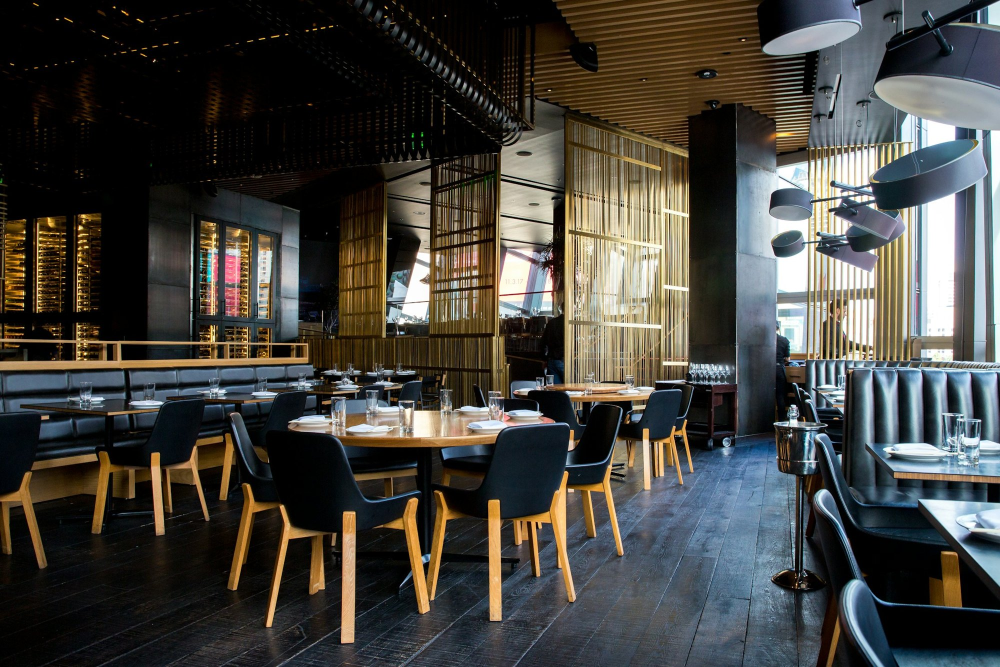
#> input picture social-video/assets/founding/quiet-hour.jpg, 2000 x 1334 px (shown at 1/2 size)
$ python founding_video.py
#> lines starting #> are read from the running program, lines starting #| are printed output that depends on the picture
### social-video/daily.py
#!/usr/bin/env python3
"""The day's SocialPerks video for the social profile, rendered from scratch.

    python3 daily.py                      # today, Spanish and English
    python3 daily.py --date 2026-10-20    # any day; the same day always renders the same video
    python3 daily.py --lang es --out /tmp/videos

Writes, under --out/<date>/: socialperks-<date>-<lang>.mp4 (1080x1920, 30 fps,
H.264 and AAC, 25 to 29 seconds), a cover JPEG per language and caption.txt
with the text to paste under the post in both languages.

Every video explains the whole idea, whatever the day's format: the hour that
does not fill, the small gift put on it, the customer who shares a Story or
sends a message, the friend who comes in and shows a code at the counter, and
what that brought. The format decides the opening and the order around it.

What it says comes from episodes.py. Everything is drawn here with Pillow,
frame by frame from the time alone, and encoded with ffmpeg. The pace is the
apps' own (the owner, 25 October: faster, more dynamic, "la gente vuole
dinamismo"; then, on 15 and 21 seconds, "va capito"): words and cards
land half again as fast as they used to, each scene then holds long enough
to be read, cuts fall on a 120 BPM grid, the
frame never stands still, and each cut whips or punches in.
There is no music in the file, only a whoosh into each cut: the owner adds
the trending sound in Instagram or TikTok. `--music` puts the original beat
back. Nothing to install beyond Python 3 with Pillow and numpy, and ffmpeg:
the daily run starts in a fresh machine.
"""

from __future__ import annotations

import argparse
import datetime as dt
import math
import os
import subprocess
import sys
import urllib.request
import wave

import numpy as np
from PIL import Image, ImageDraw, ImageFilter, ImageFont, ImageOps

sys.path.insert(0, os.path.dirname(os.path.abspath(__file__)))
import episodes as E  # noqa: E402

HERE = os.path.dirname(os.path.abspath(__file__))
W, H, FPS = 1080, 1920, 30
DISPLAY = os.path.join(HERE, "fonts", "InterTight-latin.ttf")
BODY = os.path.join(HERE, "fonts", "Inter-latin.ttf")
MARK = os.path.join(HERE, "assets", "mark.png")
LEFT = 90
TEXT_W = W - 2 * LEFT

# The brand's own colours (socialperks globals.css): ink, signal, the Story
# ring's pink and yellow, paper.
INK = (21, 22, 27)
SIGNAL = (58, 43, 224)
PINK = (223, 73, 150)
YELLOW = (253, 196, 104)
VIOLET = (139, 128, 255)
PAPER = (246, 241, 234)
WHITE = (255, 255, 255)
GREEN = (28, 160, 104)
PALETTES = [
    dict(bg=(13, 13, 18), fg=WHITE, hl=SIGNAL, hl_text=WHITE, acc=YELLOW, sub=(184, 184, 200), blob=(SIGNAL, PINK)),
    dict(bg=SIGNAL, fg=WHITE, hl=YELLOW, hl_text=INK, acc=YELLOW, sub=(222, 218, 255), blob=(PINK, VIOLET)),
    dict(bg=PAPER, fg=INK, hl=YELLOW, hl_text=INK, acc=SIGNAL, sub=(96, 96, 108), blob=(YELLOW, PINK)),
    dict(bg=PINK, fg=WHITE, hl=INK, hl_text=WHITE, acc=YELLOW, sub=(255, 228, 242), blob=(YELLOW, SIGNAL)),
    dict(bg=INK, fg=WHITE, hl=PINK, hl_text=WHITE, acc=VIOLET, sub=(176, 176, 188), blob=(PINK, SIGNAL)),
]

# Where the link sticker sits on each customer photo, clear of the subject
# (the product's story-examples.ts, badgeTop).
STICKER_Y = dict(barber=0.82, salon=0.22, nails=0.70, gym=0.82, wellness=0.84, tattoo_studio=0.30, physio=0.20,
                 hotel=0.30, restaurant=0.64, bar=0.74, cocktail_bar=0.24, pizzeria=0.72, cafe=0.76, brunch=0.66,
                 ice_cream=0.28)

# The 9:16 window the product's own crop of a photo shows (src/assets/stories),
# where it differs from the middle: how far across it is centred, and how much
# of the top it leaves out (the cocktail without the face above it).
STORY_FRAME = dict(barber=(0.30, 0.0), cocktail_bar=(0.543, 0.143))

# ----------------------------------------------------------------- basics

_fonts: dict = {}


def font(size: int, weight: int = 800, path: str = DISPLAY) -> ImageFont.FreeTypeFont:
    key = (path, size, weight)
    if key not in _fonts:
        f = ImageFont.truetype(path, size)
        f.set_variation_by_axes([weight])
        _fonts[key] = f
    return _fonts[key]


def clamp(x: float, lo: float = 0.0, hi: float = 1.0) -> float:
    return lo if x < lo else hi if x > hi else x


def ease_out(x: float) -> float:
    x = clamp(x)
    return 1 - (1 - x) ** 3


def ease_in_out(x: float) -> float:
    x = clamp(x)
    return 4 * x ** 3 if x < 0.5 else 1 - (-2 * x + 2) ** 3 / 2


# [5 lines left out: function ease_back, not called in this run]


def prog(t: float, start: float, dur: float) -> float:
    return clamp((t - start) / dur) if dur > 0 else float(t >= start)


# [64 lines left out: functions paste, scaled, paste_scaled, rounded, shadowed, photo, not called in this run]


def cover(img: Image.Image, w: int, h: int, focus=(0.5, 0.45)) -> Image.Image:
#> called with w = 1209, h = 2150, focus = (0.5, 0.5)
    r = max(w / img.width, h / img.height)
#> r = 1.61
    im = img.resize((math.ceil(img.width * r), math.ceil(img.height * r)), Image.LANCZOS)
    x = int(clamp(focus[0] * im.width - w / 2, 0, im.width - w))
#> x = 1007
    y = int(clamp(focus[1] * im.height - h / 2, 0, im.height - h))
#> y = 0
    return im.crop((x, y, x + w, y + h))
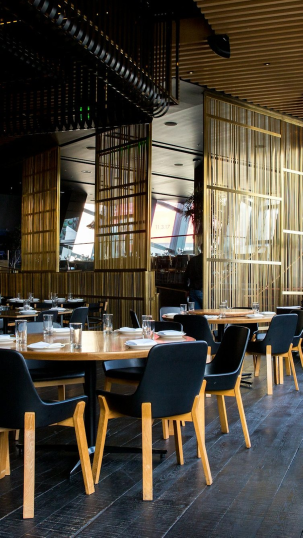
#> returned value: PIL image 1209x2150 RGB (shown at 1/4 size); mean R, G, B 78.4, 71.2, 59.1


# [18 lines left out: functions story_frame, fallback_photo, not called in this run]


class KenBurns:
    """A photo that fills the screen and drifts slowly closer."""

    def __init__(self, img: Image.Image, zoom=(1.0, 1.09), focus=(0.5, 0.45), dark: float = 0.0, blur: int = 0):
        base = cover(img, int(W * 1.12), int(H * 1.12), focus)
#> img is the input picture: PIL image 2000x1334 RGB; mean R, G, B 68.7, 67.2, 62.3
        if blur:
            base = base.filter(ImageFilter.GaussianBlur(blur))
        if dark:
            base = Image.blend(base, Image.new("RGB", base.size, (8, 8, 14)), dark)
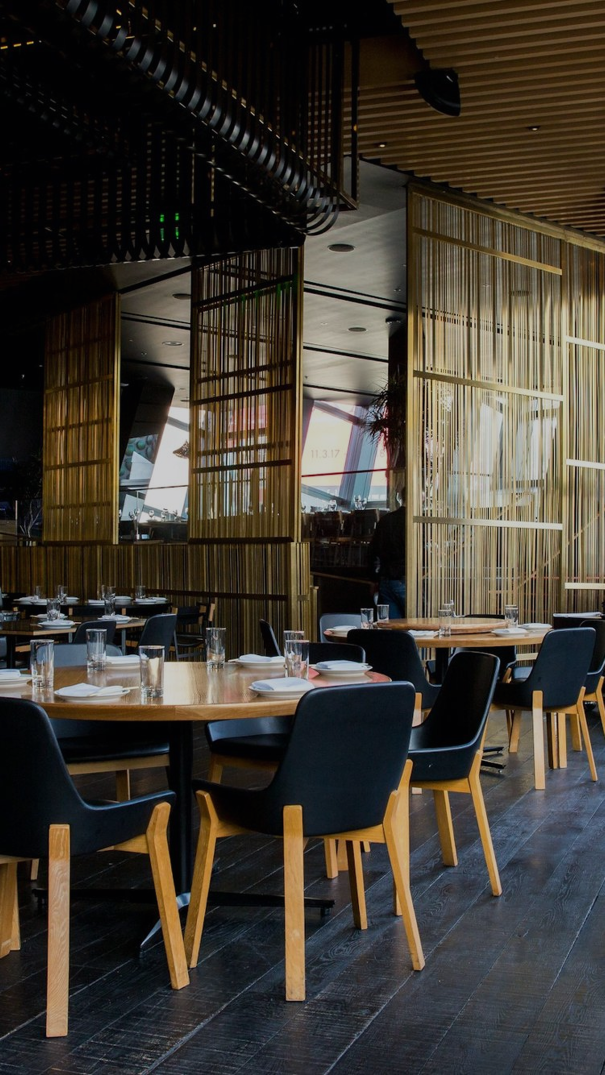
#> base: PIL image 1209x2150 RGB (shown at 1/2 size); mean R, G, B 63.9, 58.1, 49.6
        self.base = base
        self.zoom = zoom
#> self.zoom = (1, 1.1)

    # [6 lines left out: function frame, not called in this run]


class Backdrop:
    """The day's colour, with two soft blobs of the Story ring drifting under it."""

    # [15 lines left out: functions __init__, frame, not called in this run]


# ----------------------------------------------------------------- text

def parse(text: str):
    """Words, each marked highlighted or not; `*...*` marks the highlight."""
    words, hl = [], False
    for raw in text.split(" "):
        if not raw:
            continue
        starts = raw.startswith("*")
        ends = raw.endswith("*") or raw.endswith("*.") or raw.endswith("*,") or raw.endswith("*?") or raw.endswith("*!")
        word = raw.replace("*", "")
        on = hl or starts
        words.append((word, on))
        if starts:
            hl = True
        if ends:
            hl = False
    return words


class Words:
    """A paragraph laid out once, drawn word by word."""

    def __init__(self, text, size_max, size_min, max_w, max_h, weight=800, path=DISPLAY, color=WHITE,
                 hl=None, hl_text=None, align="left", leading=1.06, max_lines=6):
        words = parse(text)
        size = size_max
        while True:
            f = font(size, weight, path)
            lines = self._wrap(words, f, max_w)
            lh = int(size * leading)
            # A single long word ("recomendación?") must fit the width too.
            fits = all(f.getlength(w) <= max_w for w, _ in words)
            if (fits and len(lines) * lh <= max_h and len(lines) <= max_lines) or size <= size_min:
                break
            size -= 4
        self.font, self.size, self.lh = f, size, lh
        space = f.getlength(" ")
        self.items = []
        self.bars = []
        y = 0
        widest = 0
        for line in lines:
            lw = sum(f.getlength(w) for w, _ in line) + space * (len(line) - 1)
            widest = max(widest, lw)
            x = (max_w - lw) / 2 if align == "center" else 0
            run = None
            for i, (w, on) in enumerate(line):
                ww = f.getlength(w)
                self.items.append(dict(word=w, x=x, y=y, w=ww, hl=on))
                if on:
                    if run is None:
                        run = [x, x + ww]
                    else:
                        run[1] = x + ww
                if (not on or i == len(line) - 1) and run is not None:
                    self.bars.append(dict(x0=run[0], x1=run[1], y=y, last=len(self.items) - (1 if on else 2)))
                    run = None
                x += ww + space
            y += lh
        self.height = y
        self.width = widest
        pad = int(size * 0.16)
        self.pad = pad
        for item in self.items:
            colour = (hl_text or color) if item["hl"] and hl else color
            im = Image.new("RGBA", (int(item["w"]) + 8, int(size * 1.35)), (0, 0, 0, 0))
            ImageDraw.Draw(im).text((2, 0), item["word"], font=f, fill=colour)
            item["sprite"] = im
        self.hl = hl

    # [86 lines left out: functions _wrap, draw, text_sprite, on, pill, mark, not called in this run]


def link_glyph(d: ImageDraw.ImageDraw, x, y, s, color, width):
    d.rounded_rectangle((x, y + s * 0.25, x + s * 0.62, y + s * 0.62), s * 0.18, outline=color, width=width)
    d.rounded_rectangle((x + s * 0.38, y + s * 0.38, x + s, y + s * 0.75), s * 0.18, outline=color, width=width)


# [52 lines left out: functions step_chip, wrap_lines, ring_gradient, camera_glyph, not called in this run]


def chat_glyph(d: ImageDraw.ImageDraw, cx, cy, s, color, width):
    d.ellipse((cx - s / 2, cy - s * 0.42, cx + s / 2, cy + s * 0.38), outline=color, width=width)
    d.line((cx - s * 0.3, cy + s * 0.28, cx - s * 0.42, cy + s * 0.48, cx - s * 0.1, cy + s * 0.37), fill=color, width=width, joint="curve")


# ----------------------------------------------------------------- scenes

class Ctx:
    # [13 lines left out: function __init__, not called in this run]

    def t(self, es, en):
        return es if self.lang == "es" else en

    def fill(self, text):
        return E.fill(text, self.cat, self.lang)


# [351 lines left out: functions scene_hook, scene_story, code_card, scene_friend, bubble, link_card and 6 more, not called in this run]


WEEKDAYS = dict(
    es=["lunes", "martes", "miércoles", "jueves", "viernes", "sábado", "domingo"],
    en=["Monday", "Tuesday", "Wednesday", "Thursday", "Friday", "Saturday", "Sunday"],
)
LETTERS = dict(es="LMXJVSD", en="MTWTFSS")


# [179 lines left out: functions scene_offer, way_card, scene_two_ways, scene_punch, scene_cta, not called in this run]


# How much faster than written each scene's words and cards land, and how
# much shorter than written each scene stays. The owner, 25 October: 32
# seconds was slow, 15 too quick to be understood, 21 still "troppo
# veloce". So the words land half again as fast as written, and each scene
# holds a little less than written: about 27 seconds in all, every cut
# still a whip or a punch.
PACE = dict(hook=1.3, punch=1.4, cta=1.3)
QUICK = 1.5
LENGTH = dict(hook=1.0, punch=1.1, cta=1.05)
SHORTER = 1.15
# Cuts land on a 120 BPM grid, the tempo most trending sounds sit near, so
# the owner's sound lines up with them without editing.
GRID = 0.25


# [68 lines left out: functions quick, timeline, _story, watermark, push, smear, not called in this run]


WHIP = 0.2   # a whip pan between two scenes, in seconds
PUNCH = 0.18  # a punch-in on a cut


# [400 lines left out: functions transition, render, whooshes, groove, music, caption and 1 more, not called in this run]


# [2 lines that do not run on import are left out]

### social-video/founding_video.py
#!/usr/bin/env python3
"""The Founding Partner video: about three minutes, in Catalan and Spanish.

    python3 founding_video.py --out /tmp/founding            # both
    python3 founding_video.py --out /tmp/founding --lang ca  # one

For the Barcelona venues that signed a letter of intent before SocialPerks
joined EWorks (the owner, 17 October): explained so that anybody follows it,
with music and nothing rough. Six parts: the empty hour, the idea, how it
works in four steps, what the owner sees, what a Founding Partner gets, and
how to start: with the QR on the venue's own sheet. The Founding Partner part
speaks to the owner as a person, not as a customer (the owner, 17 October):
a gift for trusting us from the start, 0 € for good where everyone else pays
49 € a month, theirs whether they use it or not; and we make them known
among Esade's students and the young people of Barcelona. Questions go to
the owner's WhatsApp, never to an email. Each venue has its own single-use
sign-up link (socialperks docs/sales/founding-partner), so the video shows
none: this repository is public.

Drawn with daily.py's and lead_kit.py's tools over the product's own screens,
captured in each language (assets/founding/<lang>).
"""

from __future__ import annotations

import argparse
import os

from PIL import Image, ImageDraw

import daily as D
import lead_kit as K
from daily import W, H, LEFT, TEXT_W, WHITE, INK, SIGNAL, YELLOW, PALETTES

HERE = os.path.dirname(os.path.abspath(__file__))
ASSETS = os.path.join(HERE, "assets", "founding")
DARK, BLUE, PAPER, ROSE, NIGHT = PALETTES

COPY = {
    "ca": {
        "file": "SocialPerks_Founding_Partner_CAT",
        "step": "Pas",
        "scenes": [
            ("photo", "Dimarts, 17:00", "Les taules parades. I no entra *ningú*."),
            ("say", "Cada setmana tens hores així. I el lloguer el pagues *igualment*.", DARK),
            ("week", "SocialPerks *veu* les hores que no s'omplen."),
            ("say", "La solució no és més publicitat. Són els *teus clients*.", BLUE),
            ("stories", "Avui tothom es passa enllaços. *Stories*, WhatsApp, grups."),
            ("chapter", "Com funciona", "Quatre passos. *Res de complicat.*", DARK),
            ("step", 1, "Marques les hores *fluixes*. Per exemple, el dimarts a la tarda.", "week-a"),
            ("gifts", 2, "Tries un *detall petit*.", ["Un cafè", "Un vermut", "Unes postres"]),
            ("step", 3, "El client escaneja el teu QR i *comparteix* el seu enllaç.", "qr-scan"),
            ("story", "En una Story o per WhatsApp, marcat com a *publicitat*."),
            ("step", 4, "El seu amic *reserva* i ve a aquella hora.", "qr-gift"),
            ("counter", "Al local escaneges el seu codi i li dones el *detall*. Sense escriure res."),
            ("say", "Un regal, *una vegada*. Ni més ni menys.", BLUE),
            ("chapter", "Què veus tu", "Tot, des del *mòbil*.", NIGHT),
            ("card", "Qui ha vingut i *de part de qui*.", "results"),
            ("card", "Et preparem les *Stories* i les publicacions.", "content"),
            ("say", "Ho calculem tot perquè et surti *a compte*. El detall costa poc. Aquella hora, si no, estaria buida.", DARK),
            ("grid", "Per a *qualsevol* local.", ["Restaurants", "Bars", "Cafeteries", "Pizzeries", "Perruqueries", "Tatuatges"]),
            ("chapter", "Founding Partner", "Vas creure en nosaltres *abans que ningú*.", BLUE),
            ("say", "Per això et volem fer un *regal*.", NIGHT),
            ("compare", ("Els altres locals", "49 €", "al mes"), ("Tu", "0 €", "Per sempre.")),
            ("say", "L'utilitzis o no, és *teu*. Per sempre.", BLUE),
            ("facts", "Sense lletra petita:", ["Sense targeta", "Sense contracte", "El teu enllaç no caduca"]),
            ("say", "Volem començar amb gent *com tu*.", NIGHT),
            ("say", "Et donarem a conèixer entre els *estudiants d'Esade* i la gent jove de Barcelona. I sortiràs al nostre web.", DARK),
            ("start", "L'actives en *5 minuts*.", ["Escaneja el QR del teu document", "Omple les dades del local", "Posa el teu QR al local"]),
            ("say", "Dubtes? Escriu-me per *WhatsApp*. Ja tens el meu número.", BLUE),
            ("end", "Registra't *gratis*.", "Amb el QR del teu document.", "Només per al teu local · Sense targeta"),
        ],
    },
    "es": {
        "file": "SocialPerks_Founding_Partner",
        "step": "Paso",
        "scenes": [
            ("photo", "Martes, 17:00", "Las mesas puestas. Y no entra *nadie*."),
            ("say", "Cada semana tienes horas así. Y el alquiler lo pagas *igual*.", DARK),
            ("week", "SocialPerks *ve* las horas que no se llenan."),
            ("say", "La solución no es más publicidad. Son *tus clientes*.", BLUE),
            ("stories", "Hoy todo el mundo se pasa enlaces. *Stories*, WhatsApp, grupos."),
            ("chapter", "Cómo funciona", "Cuatro pasos. *Nada complicado.*", DARK),
            ("step", 1, "Marcas tus horas *flojas*. Por ejemplo, el martes por la tarde.", "week-a"),
            ("gifts", 2, "Eliges un *detalle pequeño*.", ["Un café", "Un vermut", "Un postre"]),
            ("step", 3, "El cliente escanea tu QR y *comparte* su enlace.", "qr-scan"),
            ("story", "En una Story o por WhatsApp, marcado como *publicidad*."),
            ("step", 4, "Su amigo *reserva* y viene a esa hora.", "qr-gift"),
            ("counter", "En el local escaneas su código y le das el *detalle*. Sin escribir nada."),
            ("say", "Un regalo, *una vez*. Ni más ni menos.", BLUE),
            ("chapter", "Qué ves tú", "Todo, desde el *móvil*.", NIGHT),
            ("card", "Quién ha venido y *de parte de quién*.", "results"),
            ("card", "Te preparamos las *Stories* y los posts.", "content"),
            ("say", "Lo calculamos todo para que te salga *a cuenta*. El detalle cuesta poco. Esa hora, si no, estaría vacía.", DARK),
            ("grid", "Para *cualquier* local.", ["Restaurantes", "Bares", "Cafeterías", "Pizzerías", "Peluquerías", "Tatuajes"]),
            ("chapter", "Founding Partner", "Creíste en nosotros *antes que nadie*.", BLUE),
            ("say", "Por eso te queremos hacer un *regalo*.", NIGHT),
            ("compare", ("Los demás locales", "49 €", "al mes"), ("Tú", "0 €", "Para siempre.")),
            ("say", "Lo uses o no, es *tuyo*. Para siempre.", BLUE),
            ("facts", "Sin letra pequeña:", ["Sin tarjeta", "Sin contrato", "Tu enlace no caduca"]),
            ("say", "Queremos empezar con gente *como tú*.", NIGHT),
            ("say", "Te daremos a conocer entre los estudiantes de *Esade* y la gente joven de Barcelona. Y saldrás en nuestra web.", DARK),
            ("start", "Lo activas en *5 minutos*.", ["Escanea el QR de tu documento", "Rellena los datos del local", "Pon tu QR en el local"]),
            ("say", "¿Dudas? Escríbeme por *WhatsApp*. Ya tienes mi número.", BLUE),
            ("end", "Regístrate *gratis*.", "Con el QR de tu documento.", "Solo para tu local · Sin tarjeta"),
        ],
    },
}

# ----------------------------------------------------------------- pictures


def load(lang, name):
    for path in (os.path.join(ASSETS, lang, name), os.path.join(ASSETS, name)):
        for ext in ("", ".png", ".jpg"):
            if os.path.exists(path + ext):
                return Image.open(path + ext).convert("RGBA")
    raise FileNotFoundError(name)


def card(lang, name, w, radius=0.05, shadow=True):
    im = K.round_corners(K.fit_w(load(lang, name), w), int(w * radius))
    return D.shadowed(im, blur=30, offset=18, opacity=115) if shadow else im


def phone(lang, name, w):
    """The owner's week on the homepage phone, its lower half fading out."""
    return D.shadowed(K.fit_w(load(lang, name), w), blur=34, offset=22, opacity=120)


# [6 lines left out: function tile, not called in this run]


# ----------------------------------------------------------------- scenes


def scene_photo(eyebrow, text, dur=8.0):
    """The quiet hour: an empty dining room, drifting closer, the words over it."""
    bg = D.KenBurns(load("", "quiet-hour.jpg").convert("RGB"), zoom=(1.0, 1.1), focus=(0.5, 0.5), dark=0.2)
    shade = Image.new("RGBA", (W, H), (0, 0, 0, 0))
#> shade: PIL image 1080x1920 RGBA; every value is 0
#> (the rest of the program and of its run is left out)
